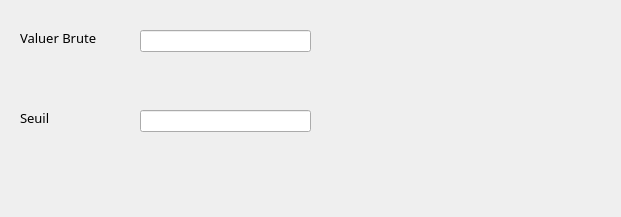
         <widget class="QWidget" name="page_13">
          <property name="geometry">
           <rect>
            <x>0</x>
            <y>0</y>
            <width>621</width>
            <height>217</height>
           </rect>
          </property>
          <attribute name="label">
           <string>Infrastructure</string>
          </attribute>
          <widget class="QLineEdit" name="s2_eco_infra_vb">
           <property name="geometry">
            <rect>
             <x>140</x>
             <y>30</y>
             <width>171</width>
             <height>22</height>
            </rect>
           </property>
          </widget>
          <widget class="QLabel" name="label_51">
           <property name="geometry">
            <rect>
             <x>20</x>
             <y>30</y>
             <width>101</width>
             <height>16</height>
            </rect>
           </property>
           <property name="font">
            <font>
             <family>Uni Sans Book</family>
             <pointsize>10</pointsize>
             <weight>50</weight>
             <italic>false</italic>
             <bold>false</bold>
            </font>
           </property>
           <property name="styleSheet">
            <string notr="true">font: 10pt &quot;Uni Sans Book&quot;;</string>
           </property>
           <property name="text">
            <string>Valuer Brute</string>
           </property>
          </widget>
          <widget class="QLabel" name="label_52">
           <property name="geometry">
            <rect>
             <x>20</x>
             <y>110</y>
             <width>101</width>
             <height>16</height>
            </rect>
           </property>
           <property name="font">
            <font>
             <family>Uni Sans Book</family>
             <pointsize>10</pointsize>
             <weight>50</weight>
             <italic>false</italic>
             <bold>false</bold>
            </font>
           </property>
           <property name="styleSheet">
            <string notr="true">font: 10pt &quot;Uni Sans Book&quot;;</string>
           </property>
           <property name="text">
            <string>Seuil</string>
           </property>
          </widget>
          <widget class="QLineEdit" name="s2_eco_infra_seuil">
           <property name="geometry">
            <rect>
             <x>140</x>
             <y>110</y>
             <width>171</width>
             <height>22</height>
            </rect>
           </property>
          </widget>
         </widget>
